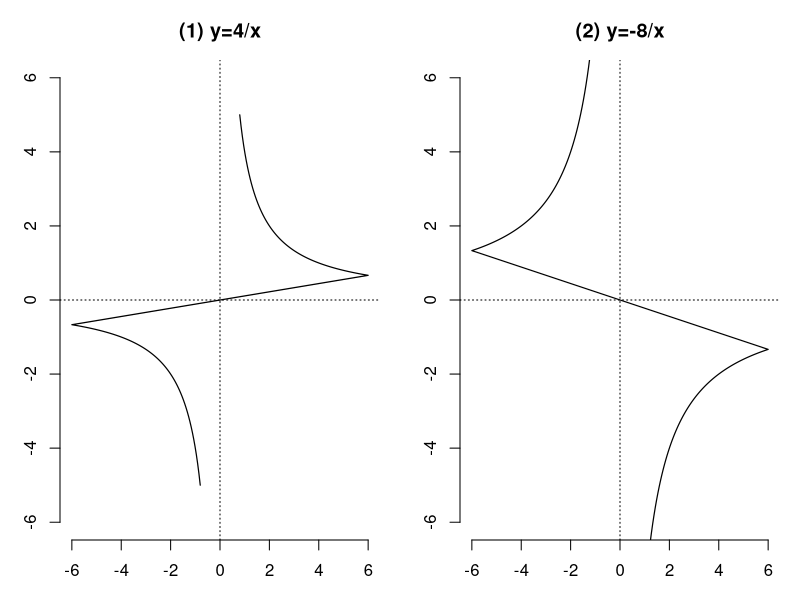

Generate this figure with R:
setwd("C:/Users/18904/Github/junior-mathematics/codes")
if(!dir.exists("../figures"))dir.create("../figures")

# week140-1: y=4/x and y=-8/x
draw1=function(){
  par(mfrow=c(1,2),mar=c(3,3,3,1))
  x1=seq(0.8,6,len=100);x2=seq(-6,-0.8,len=100)
  plot(c(x1,x2),c(4/x1,4/x2),type="l",lwd=1.2,col=1,xlim=c(-6,6),ylim=c(-6,6),axes=FALSE,xlab="",ylab="",main="(1) y=4/x")
  abline(h=0,v=0,lty=3);axis(1);axis(2)
  x1=seq(0.8,6,len=100);x2=seq(-6,-0.8,len=100)
  plot(c(x1,x2),c(-8/x1,-8/x2),type="l",lwd=1.2,col=1,xlim=c(-6,6),ylim=c(-6,6),axes=FALSE,xlab="",ylab="",main="(2) y=-8/x")
  abline(h=0,v=0,lty=3);axis(1);axis(2)
}
cairo_pdf("../figures/week140-1.pdf",width=8,height=4,family="sans");draw1();dev.off()
svglite::svglite("../figures/week140-1.svg",width=8,height=4);draw1();dev.off()
